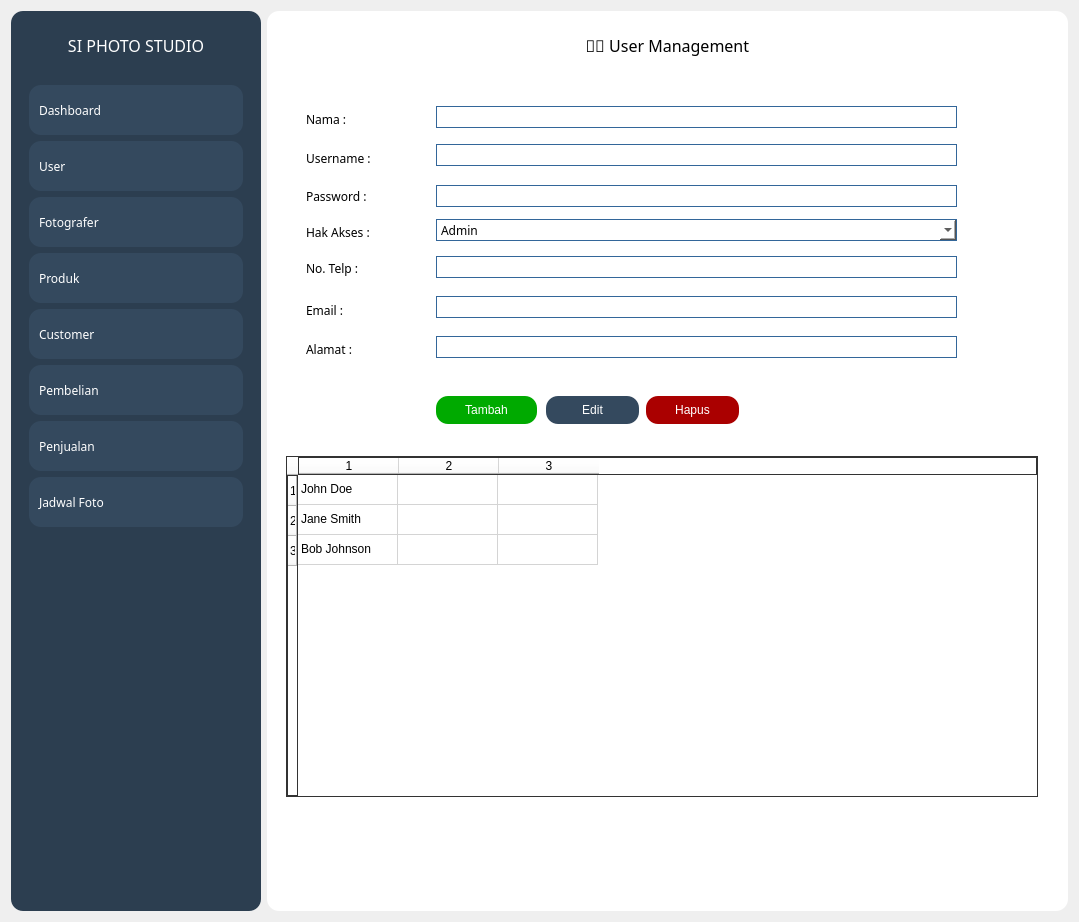
<?xml version="1.0" encoding="UTF-8"?>
<ui version="4.0">
 <class>Form</class>
 <widget class="QWidget" name="Form">
  <property name="geometry">
   <rect>
    <x>0</x>
    <y>0</y>
    <width>1079</width>
    <height>922</height>
   </rect>
  </property>
  <property name="windowTitle">
   <string>Form</string>
  </property>
  <layout class="QHBoxLayout" name="horizontalLayout">
   <item>
    <widget class="QFrame" name="frame">
     <property name="minimumSize">
      <size>
       <width>250</width>
       <height>0</height>
      </size>
     </property>
     <property name="maximumSize">
      <size>
       <width>200</width>
       <height>16777215</height>
      </size>
     </property>
     <property name="styleSheet">
      <string notr="true">background-color: rgb(44, 62, 80);
border-radius: 12px;</string>
     </property>
     <property name="frameShape">
      <enum>QFrame::StyledPanel</enum>
     </property>
     <property name="frameShadow">
      <enum>QFrame::Raised</enum>
     </property>
     <layout class="QVBoxLayout" name="verticalLayout_2">
      <item>
       <widget class="QFrame" name="frame_5">
        <property name="minimumSize">
         <size>
          <width>0</width>
          <height>50</height>
         </size>
        </property>
        <property name="maximumSize">
         <size>
          <width>16777215</width>
          <height>50</height>
         </size>
        </property>
        <property name="frameShape">
         <enum>QFrame::StyledPanel</enum>
        </property>
        <property name="frameShadow">
         <enum>QFrame::Raised</enum>
        </property>
        <layout class="QHBoxLayout" name="horizontalLayout_3">
         <item>
          <widget class="QLabel" name="label_2">
           <property name="font">
            <font>
             <family>Poppins Black</family>
             <pointsize>12</pointsize>
            </font>
           </property>
           <property name="styleSheet">
            <string notr="true">color: rgb(255, 255, 255);</string>
           </property>
           <property name="text">
            <string>SI PHOTO STUDIO</string>
           </property>
           <property name="alignment">
            <set>Qt::AlignCenter</set>
           </property>
          </widget>
         </item>
        </layout>
       </widget>
      </item>
      <item>
       <widget class="QFrame" name="frame_6">
        <property name="frameShape">
         <enum>QFrame::StyledPanel</enum>
        </property>
        <property name="frameShadow">
         <enum>QFrame::Raised</enum>
        </property>
        <layout class="QVBoxLayout" name="verticalLayout_3">
         <item>
          <widget class="QPushButton" name="pushButton">
           <property name="minimumSize">
            <size>
             <width>50</width>
             <height>50</height>
            </size>
           </property>
           <property name="font">
            <font>
             <family>Poppins Black</family>
            </font>
           </property>
           <property name="layoutDirection">
            <enum>Qt::LeftToRight</enum>
           </property>
           <property name="styleSheet">
            <string notr="true">QPushButton {
color: rgb(255, 255, 255);
background-color: rgb(52, 73, 94);
text-align: left;
padding-left: 10px;
border-radius: 12px;
}

QPushButton:hover {
    background-color: #3498DB;
}</string>
           </property>
           <property name="text">
            <string>Dashboard</string>
           </property>
          </widget>
         </item>
         <item>
          <widget class="QPushButton" name="pushButton_2">
           <property name="minimumSize">
            <size>
             <width>50</width>
             <height>50</height>
            </size>
           </property>
           <property name="font">
            <font>
             <family>Poppins Black</family>
            </font>
           </property>
           <property name="layoutDirection">
            <enum>Qt::LeftToRight</enum>
           </property>
           <property name="styleSheet">
            <string notr="true">QPushButton {
color: rgb(255, 255, 255);
background-color: rgb(52, 73, 94);
text-align: left;
padding-left: 10px;
border-radius: 12px;
}

QPushButton:hover {
    background-color: #3498DB;
}</string>
           </property>
           <property name="text">
            <string>User</string>
           </property>
          </widget>
         </item>
         <item>
          <widget class="QPushButton" name="pushButton_11">
           <property name="minimumSize">
            <size>
             <width>50</width>
             <height>50</height>
            </size>
           </property>
           <property name="font">
            <font>
             <family>Poppins Black</family>
            </font>
           </property>
           <property name="layoutDirection">
            <enum>Qt::LeftToRight</enum>
           </property>
           <property name="styleSheet">
            <string notr="true">QPushButton {
color: rgb(255, 255, 255);
background-color: rgb(52, 73, 94);
text-align: left;
padding-left: 10px;
border-radius: 12px;
}

QPushButton:hover {
    background-color: #3498DB;
}</string>
           </property>
           <property name="text">
            <string>Fotografer</string>
           </property>
          </widget>
         </item>
         <item>
          <widget class="QPushButton" name="pushButton_3">
           <property name="minimumSize">
            <size>
             <width>50</width>
             <height>50</height>
            </size>
           </property>
           <property name="font">
            <font>
             <family>Poppins Black</family>
            </font>
           </property>
           <property name="layoutDirection">
            <enum>Qt::LeftToRight</enum>
           </property>
           <property name="styleSheet">
            <string notr="true">QPushButton {
color: rgb(255, 255, 255);
background-color: rgb(52, 73, 94);
text-align: left;
padding-left: 10px;
border-radius: 12px;
}

QPushButton:hover {
    background-color: #3498DB;
}</string>
           </property>
           <property name="text">
            <string>Produk</string>
           </property>
          </widget>
         </item>
         <item>
          <widget class="QPushButton" name="pushButton_4">
           <property name="minimumSize">
            <size>
             <width>50</width>
             <height>50</height>
            </size>
           </property>
           <property name="font">
            <font>
             <family>Poppins Black</family>
            </font>
           </property>
           <property name="layoutDirection">
            <enum>Qt::LeftToRight</enum>
           </property>
           <property name="styleSheet">
            <string notr="true">QPushButton {
color: rgb(255, 255, 255);
background-color: rgb(52, 73, 94);
text-align: left;
padding-left: 10px;
border-radius: 12px;
}

QPushButton:hover {
    background-color: #3498DB;
}</string>
           </property>
           <property name="text">
            <string>Customer</string>
           </property>
          </widget>
         </item>
         <item>
          <widget class="QPushButton" name="pushButton_10">
           <property name="minimumSize">
            <size>
             <width>50</width>
             <height>50</height>
            </size>
           </property>
           <property name="font">
            <font>
             <family>Poppins Black</family>
            </font>
           </property>
           <property name="layoutDirection">
            <enum>Qt::LeftToRight</enum>
           </property>
           <property name="styleSheet">
            <string notr="true">QPushButton {
color: rgb(255, 255, 255);
background-color: rgb(52, 73, 94);
text-align: left;
padding-left: 10px;
border-radius: 12px;
}

QPushButton:hover {
    background-color: #3498DB;
}</string>
           </property>
           <property name="text">
            <string>Pembelian</string>
           </property>
          </widget>
         </item>
         <item>
          <widget class="QPushButton" name="pushButton_5">
           <property name="minimumSize">
            <size>
             <width>50</width>
             <height>50</height>
            </size>
           </property>
           <property name="font">
            <font>
             <family>Poppins Black</family>
            </font>
           </property>
           <property name="layoutDirection">
            <enum>Qt::LeftToRight</enum>
           </property>
           <property name="styleSheet">
            <string notr="true">QPushButton {
color: rgb(255, 255, 255);
background-color: rgb(52, 73, 94);
text-align: left;
padding-left: 10px;
border-radius: 12px;
}

QPushButton:hover {
    background-color: #3498DB;
}</string>
           </property>
           <property name="text">
            <string>Penjualan</string>
           </property>
          </widget>
         </item>
         <item>
          <widget class="QPushButton" name="pushButton_9">
           <property name="minimumSize">
            <size>
             <width>50</width>
             <height>50</height>
            </size>
           </property>
           <property name="font">
            <font>
             <family>Poppins Black</family>
            </font>
           </property>
           <property name="layoutDirection">
            <enum>Qt::LeftToRight</enum>
           </property>
           <property name="styleSheet">
            <string notr="true">QPushButton {
color: rgb(255, 255, 255);
background-color: rgb(52, 73, 94);
text-align: left;
padding-left: 10px;
border-radius: 12px;
}

QPushButton:hover {
    background-color: #3498DB;
}</string>
           </property>
           <property name="text">
            <string>Jadwal Foto</string>
           </property>
          </widget>
         </item>
         <item>
          <spacer name="verticalSpacer">
           <property name="orientation">
            <enum>Qt::Vertical</enum>
           </property>
           <property name="sizeHint" stdset="0">
            <size>
             <width>20</width>
             <height>40</height>
            </size>
           </property>
          </spacer>
         </item>
        </layout>
       </widget>
      </item>
     </layout>
    </widget>
   </item>
   <item>
    <widget class="QFrame" name="frame_2">
     <property name="minimumSize">
      <size>
       <width>800</width>
       <height>900</height>
      </size>
     </property>
     <property name="styleSheet">
      <string notr="true">background-color: rgb(255, 255, 255);
border-radius: 12px;</string>
     </property>
     <property name="frameShape">
      <enum>QFrame::StyledPanel</enum>
     </property>
     <property name="frameShadow">
      <enum>QFrame::Raised</enum>
     </property>
     <layout class="QVBoxLayout" name="verticalLayout">
      <item>
       <widget class="QFrame" name="frame_3">
        <property name="minimumSize">
         <size>
          <width>0</width>
          <height>50</height>
         </size>
        </property>
        <property name="maximumSize">
         <size>
          <width>16777215</width>
          <height>50</height>
         </size>
        </property>
        <property name="frameShape">
         <enum>QFrame::StyledPanel</enum>
        </property>
        <property name="frameShadow">
         <enum>QFrame::Raised</enum>
        </property>
        <layout class="QHBoxLayout" name="horizontalLayout_2">
         <item>
          <widget class="QLabel" name="label">
           <property name="font">
            <font>
             <family>Poppins Black</family>
             <pointsize>12</pointsize>
            </font>
           </property>
           <property name="text">
            <string>🧑‍💼 User Management</string>
           </property>
           <property name="alignment">
            <set>Qt::AlignCenter</set>
           </property>
          </widget>
         </item>
        </layout>
       </widget>
      </item>
      <item>
       <widget class="QFrame" name="frame_4">
        <property name="styleSheet">
         <string>QPushButton {
color: rgb(255, 255, 255);
background-color: rgb(52, 73, 94);
text-align: center;
border-radius: 12px;
}

QPushButton:hover {
    background-color: #3498DB;
}</string>
        </property>
        <property name="frameShape">
         <enum>QFrame::StyledPanel</enum>
        </property>
        <property name="frameShadow">
         <enum>QFrame::Raised</enum>
        </property>
        <widget class="QTableWidget" name="tableWidget">
         <property name="geometry">
          <rect>
           <x>10</x>
           <y>380</y>
           <width>752</width>
           <height>341</height>
          </rect>
         </property>
         <property name="styleSheet">
          <string notr="true">border: 1px solid #333;
border-radius: 0px;
</string>
         </property>
         <property name="rowCount">
          <number>3</number>
         </property>
         <property name="columnCount">
          <number>3</number>
         </property>
         <row/>
         <row/>
         <row/>
         <column/>
         <column/>
         <column/>
         <item row="0" column="0">
          <property name="text">
           <string>John Doe</string>
          </property>
         </item>
         <item row="0" column="1">
          <property name="text">
           <string/>
          </property>
         </item>
         <item row="1" column="0">
          <property name="text">
           <string>Jane Smith</string>
          </property>
         </item>
         <item row="2" column="0">
          <property name="text">
           <string>Bob Johnson</string>
          </property>
         </item>
        </widget>
        <widget class="QLabel" name="label_3">
         <property name="geometry">
          <rect>
           <x>30</x>
           <y>35</y>
           <width>55</width>
           <height>16</height>
          </rect>
         </property>
         <property name="font">
          <font>
           <family>Poppins SemiBold</family>
          </font>
         </property>
         <property name="text">
          <string>Nama :</string>
         </property>
        </widget>
        <widget class="QLabel" name="label_4">
         <property name="geometry">
          <rect>
           <x>30</x>
           <y>74</y>
           <width>81</width>
           <height>16</height>
          </rect>
         </property>
         <property name="font">
          <font>
           <family>Poppins SemiBold</family>
          </font>
         </property>
         <property name="text">
          <string>Username : </string>
         </property>
        </widget>
        <widget class="QLabel" name="label_5">
         <property name="geometry">
          <rect>
           <x>30</x>
           <y>112</y>
           <width>81</width>
           <height>16</height>
          </rect>
         </property>
         <property name="font">
          <font>
           <family>Poppins SemiBold</family>
          </font>
         </property>
         <property name="text">
          <string>Password :</string>
         </property>
        </widget>
        <widget class="QLabel" name="label_6">
         <property name="geometry">
          <rect>
           <x>30</x>
           <y>148</y>
           <width>81</width>
           <height>16</height>
          </rect>
         </property>
         <property name="font">
          <font>
           <family>Poppins SemiBold</family>
          </font>
         </property>
         <property name="text">
          <string>Hak Akses :</string>
         </property>
        </widget>
        <widget class="QLabel" name="label_7">
         <property name="geometry">
          <rect>
           <x>30</x>
           <y>184</y>
           <width>71</width>
           <height>16</height>
          </rect>
         </property>
         <property name="font">
          <font>
           <family>Poppins SemiBold</family>
          </font>
         </property>
         <property name="text">
          <string>No. Telp :</string>
         </property>
        </widget>
        <widget class="QLabel" name="label_8">
         <property name="geometry">
          <rect>
           <x>30</x>
           <y>226</y>
           <width>55</width>
           <height>16</height>
          </rect>
         </property>
         <property name="font">
          <font>
           <family>Poppins SemiBold</family>
          </font>
         </property>
         <property name="text">
          <string>Email :</string>
         </property>
        </widget>
        <widget class="QLabel" name="label_9">
         <property name="geometry">
          <rect>
           <x>30</x>
           <y>265</y>
           <width>55</width>
           <height>16</height>
          </rect>
         </property>
         <property name="font">
          <font>
           <family>Poppins SemiBold</family>
          </font>
         </property>
         <property name="text">
          <string>Alamat :</string>
         </property>
        </widget>
        <widget class="QLineEdit" name="lineEdit">
         <property name="geometry">
          <rect>
           <x>160</x>
           <y>30</y>
           <width>521</width>
           <height>22</height>
          </rect>
         </property>
         <property name="font">
          <font>
           <family>Poppins SemiBold</family>
          </font>
         </property>
         <property name="styleSheet">
          <string notr="true">border: 1px solid #336699;
</string>
         </property>
        </widget>
        <widget class="QLineEdit" name="lineEdit_2">
         <property name="geometry">
          <rect>
           <x>160</x>
           <y>68</y>
           <width>521</width>
           <height>22</height>
          </rect>
         </property>
         <property name="font">
          <font>
           <family>Poppins SemiBold</family>
          </font>
         </property>
         <property name="styleSheet">
          <string notr="true">border: 1px solid #336699;
</string>
         </property>
        </widget>
        <widget class="QLineEdit" name="lineEdit_3">
         <property name="geometry">
          <rect>
           <x>160</x>
           <y>220</y>
           <width>521</width>
           <height>22</height>
          </rect>
         </property>
         <property name="font">
          <font>
           <family>Poppins SemiBold</family>
          </font>
         </property>
         <property name="styleSheet">
          <string notr="true">border: 1px solid #336699;
</string>
         </property>
        </widget>
        <widget class="QLineEdit" name="lineEdit_4">
         <property name="geometry">
          <rect>
           <x>160</x>
           <y>180</y>
           <width>521</width>
           <height>22</height>
          </rect>
         </property>
         <property name="font">
          <font>
           <family>Poppins SemiBold</family>
          </font>
         </property>
         <property name="styleSheet">
          <string notr="true">border: 1px solid #336699;
</string>
         </property>
        </widget>
        <widget class="QLineEdit" name="lineEdit_5">
         <property name="geometry">
          <rect>
           <x>160</x>
           <y>260</y>
           <width>521</width>
           <height>22</height>
          </rect>
         </property>
         <property name="font">
          <font>
           <family>Poppins SemiBold</family>
          </font>
         </property>
         <property name="styleSheet">
          <string notr="true">border: 1px solid #336699;
</string>
         </property>
        </widget>
        <widget class="QLineEdit" name="lineEdit_6">
         <property name="geometry">
          <rect>
           <x>160</x>
           <y>109</y>
           <width>521</width>
           <height>22</height>
          </rect>
         </property>
         <property name="font">
          <font>
           <family>Poppins SemiBold</family>
          </font>
         </property>
         <property name="styleSheet">
          <string notr="true">border: 1px solid #336699;
</string>
         </property>
        </widget>
        <widget class="QComboBox" name="comboBox">
         <property name="geometry">
          <rect>
           <x>160</x>
           <y>143</y>
           <width>521</width>
           <height>22</height>
          </rect>
         </property>
         <property name="font">
          <font>
           <family>Poppins SemiBold</family>
          </font>
         </property>
         <property name="styleSheet">
          <string notr="true">border: 1px solid #336699;
</string>
         </property>
         <item>
          <property name="text">
           <string>Admin</string>
          </property>
         </item>
         <item>
          <property name="text">
           <string>Kasir</string>
          </property>
         </item>
         <item>
          <property name="text">
           <string>Fotografer</string>
          </property>
         </item>
        </widget>
        <widget class="QPushButton" name="pushButton_6">
         <property name="geometry">
          <rect>
           <x>160</x>
           <y>320</y>
           <width>101</width>
           <height>28</height>
          </rect>
         </property>
         <property name="accessibleDescription">
          <string/>
         </property>
         <property name="layoutDirection">
          <enum>Qt::LeftToRight</enum>
         </property>
         <property name="styleSheet">
          <string notr="true">QPushButton {
color: rgb(255, 255, 255);
background-color: rgb(0, 170, 0);
text-align: center;
border-radius: 12px;
}

QPushButton:hover {
background-color: rgb(170, 255, 127);	
}</string>
         </property>
         <property name="text">
          <string>Tambah</string>
         </property>
        </widget>
        <widget class="QPushButton" name="pushButton_7">
         <property name="geometry">
          <rect>
           <x>270</x>
           <y>320</y>
           <width>93</width>
           <height>28</height>
          </rect>
         </property>
         <property name="styleSheet">
          <string notr="true">QPushButton {
color: rgb(255, 255, 255);
background-color: rgb(52, 73, 94);
text-align: center;
border-radius: 12px;
}

QPushButton:hover {
    background-color: #3498DB;
}</string>
         </property>
         <property name="text">
          <string>Edit</string>
         </property>
        </widget>
        <widget class="QPushButton" name="pushButton_8">
         <property name="geometry">
          <rect>
           <x>370</x>
           <y>320</y>
           <width>93</width>
           <height>28</height>
          </rect>
         </property>
         <property name="styleSheet">
          <string notr="true">QPushButton {
color: rgb(255, 255, 255);
background-color: rgb(170, 0, 0);
text-align: center;
border-radius: 12px;
}

QPushButton:hover {
background-color: rgb(255, 0, 0);
}</string>
         </property>
         <property name="text">
          <string>Hapus</string>
         </property>
        </widget>
        <zorder>label_9</zorder>
        <zorder>label_7</zorder>
        <zorder>label_3</zorder>
        <zorder>label_5</zorder>
        <zorder>label_8</zorder>
        <zorder>label_6</zorder>
        <zorder>label_4</zorder>
        <zorder>tableWidget</zorder>
        <zorder>lineEdit</zorder>
        <zorder>lineEdit_2</zorder>
        <zorder>lineEdit_3</zorder>
        <zorder>lineEdit_4</zorder>
        <zorder>lineEdit_5</zorder>
        <zorder>lineEdit_6</zorder>
        <zorder>comboBox</zorder>
        <zorder>pushButton_6</zorder>
        <zorder>pushButton_7</zorder>
        <zorder>pushButton_8</zorder>
       </widget>
      </item>
     </layout>
    </widget>
   </item>
  </layout>
 </widget>
 <resources/>
 <connections/>
</ui>
